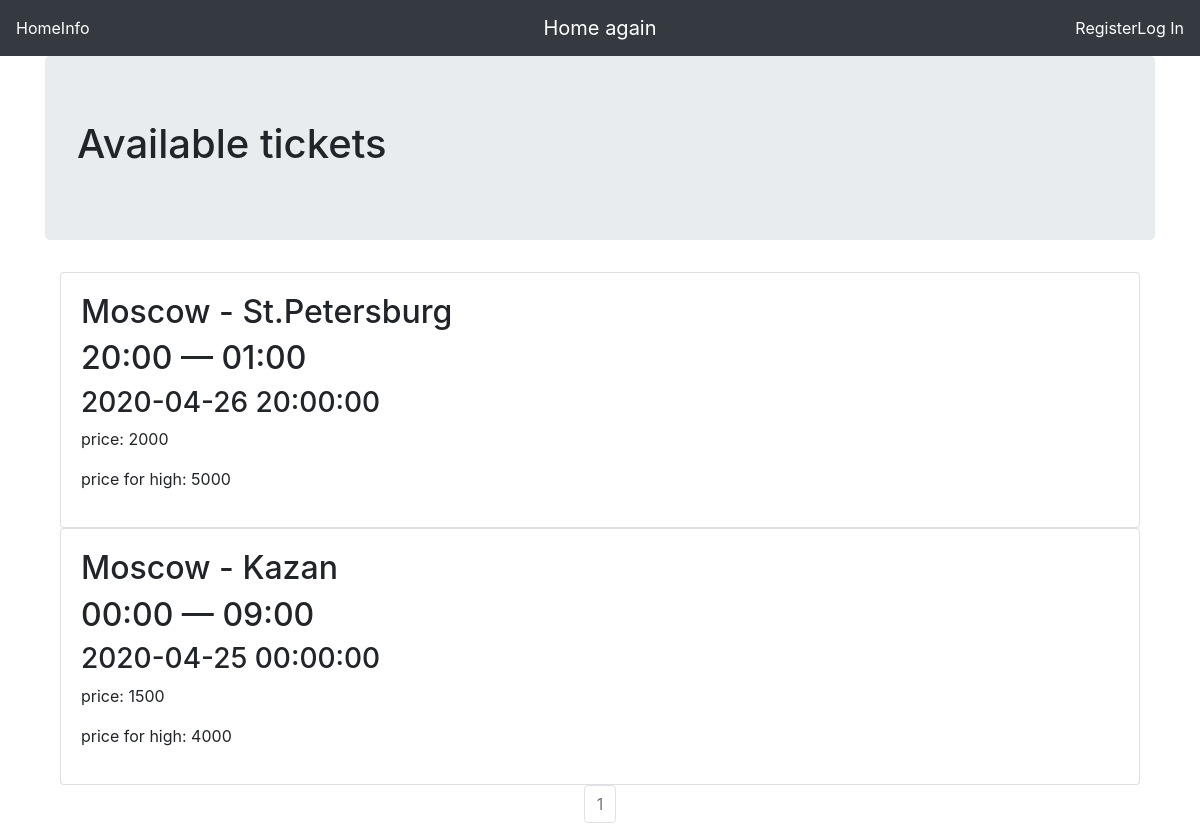
Page /stock_page on the committed database.
### blog/models.py (models this page shows, shortened)
class Ticket(db.Model):
    ticket_id = db.Column(db.Integer, primary_key=True)
    departure_time = db.Column(db.String(64), nullable=False)
    arrival_time = db.Column(db.String(64), nullable=False)
    day = db.Column(db.DateTime, nullable=False)
    departure_point = db.Column(db.String(64), nullable=False)
    arrival_point = db.Column(db.String(64), nullable=False)
    simple_price = db.Column(db.Integer, nullable=False)
    high_price = db.Column(db.Integer, nullable=False)

### blog/stock/veiws.py (the view)
@stock.route('/stock_page')
def stocks():
    page_stock = request.args.get('page', 1, type=int)
    tickets = Ticket.query.order_by(Ticket.simple_price.desc()).paginate(page=page_stock, per_page=10)
    return render_template('stock_page.html', tickets=tickets)

### blog/templates/stock_page.html (shortened to what this page needs)
{% extends "base.html" %}
{% block content %}
<div class="jumbotron">
        <h1>Available tickets</h1>
    </div>
    <div class="container">
        {% for ticket in tickets.items %}
        <div class="card">
            <div class="card-body">
                <h2>{{ticket.departure_point}} - {{ticket.arrival_point}}</h2>
                <h2>{{ticket.departure_time}} — {{ticket.arrival_time}}</h2>
                <h3> {{ ticket.day }} </h3>
                <p>price: {{ ticket.simple_price }}</p>
                <p>price for high: {{ ticket.high_price }}</p>
            </div>
        </div>
        {% endfor %}
    </div>
<nav aria-label="Page Navigation">
    <ul class="pagination justify-content-center">
        {% for page_num in tickets.iter_pages(left_edge=1, right_edge=1, left_current=1, right_current=2) %}
            {% if tickets.page == page_num %}
            <li class="page-item disabled">
                <a class="page-link" href="{{url_for('stock.stocks', page=page_num)}}">{{page_num}}</a>
            </li>
            {% else %}
            <li class="page-item">
                <a class="page-link" href="{{url_for('stock.stocks', page=page_num)}}">{{page_num}}</a>
            </li>
            {% endif %}
        {% endfor %}
    </ul>
</nav>
{% endblock %}

### blog/templates/base.html (shortened to what this page needs)
<!DOCTYPE html>
<html lang="en">
<head>
    <link rel="stylesheet" href="https://stackpath.bootstrapcdn.com/bootstrap/4.4.1/css/bootstrap.min.css">
</head>
<body>
    <nav class="navbar navbar-expand-lg navbar-dark bg-dark">
    <div class="navbar-collapse collapse w-100 order-1 order-md-0 dual-collapse2">
        <ul class="navbar-nav mr-auto">
            <li class="nav-item active">
                <a style="color:#FFFFFF;" href="{{url_for('base.index')}}">Home</a>
            </li>
            <li class="nav-item">
                <a style="color:#FFFFFF;" href="{{url_for('base.info')}}">Info</a>
            </li>
        </ul>
    </div>
    <div class="mx-auto order-0">
        <a class="navbar-brand mx-auto" href={{url_for("base.index")}}>Home again</a>
    </div>
    <div class="navbar-collapse collapse w-100 order-3 dual-collapse2">
        <ul class="navbar-nav ml-auto">
            {% if current_user.is_authenticated == False %}
            <li class="nav-item">
                <a style="color:#FFFFFF;" href="{{url_for('users.register')}}">Register</a>
            </li>
            <li class="nav-item">
                <a style="color:#FFFFFF;" href="{{url_for('users.login')}}">Log In</a>
            </li>
            {% endif %}
        </ul>
    </div>
</nav>
<div class = "container">
    {% block content %}
    {% endblock %}
</div>
</body>
</html>

### rows in the picture
Ticket: departure_point "Moscow", arrival_point "St.Petersburg", departure_time "20:00", arrival_time "01:00", day "2020-04-26 20:00:00", simple_price "2000", high_price "5000"
Ticket: departure_point "Moscow", arrival_point "Kazan", departure_time "00:00", arrival_time "09:00", day "2020-04-25 00:00:00", simple_price "1500", high_price "4000"

### other values in the picture
{{ page_num }} "1"
